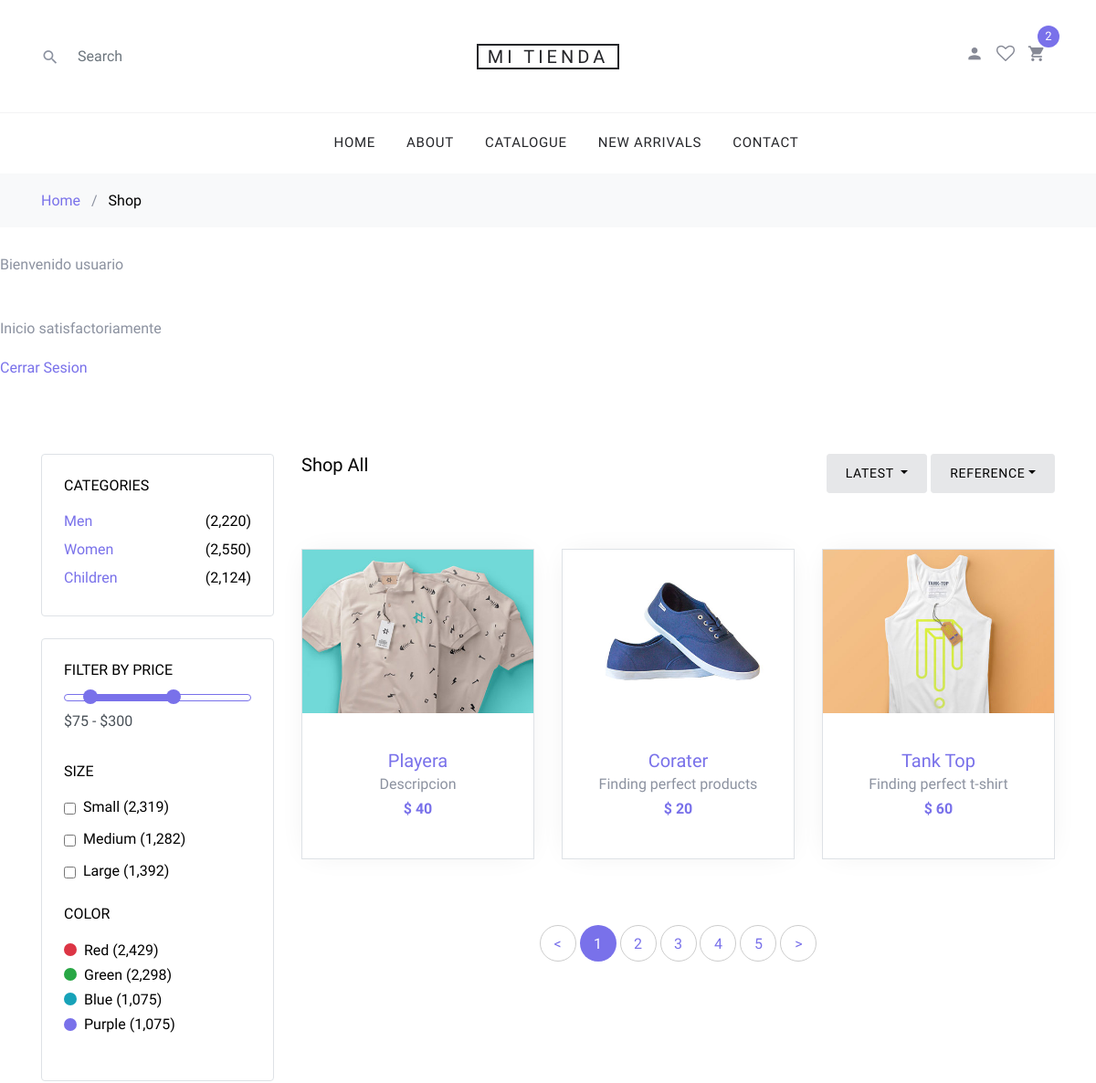
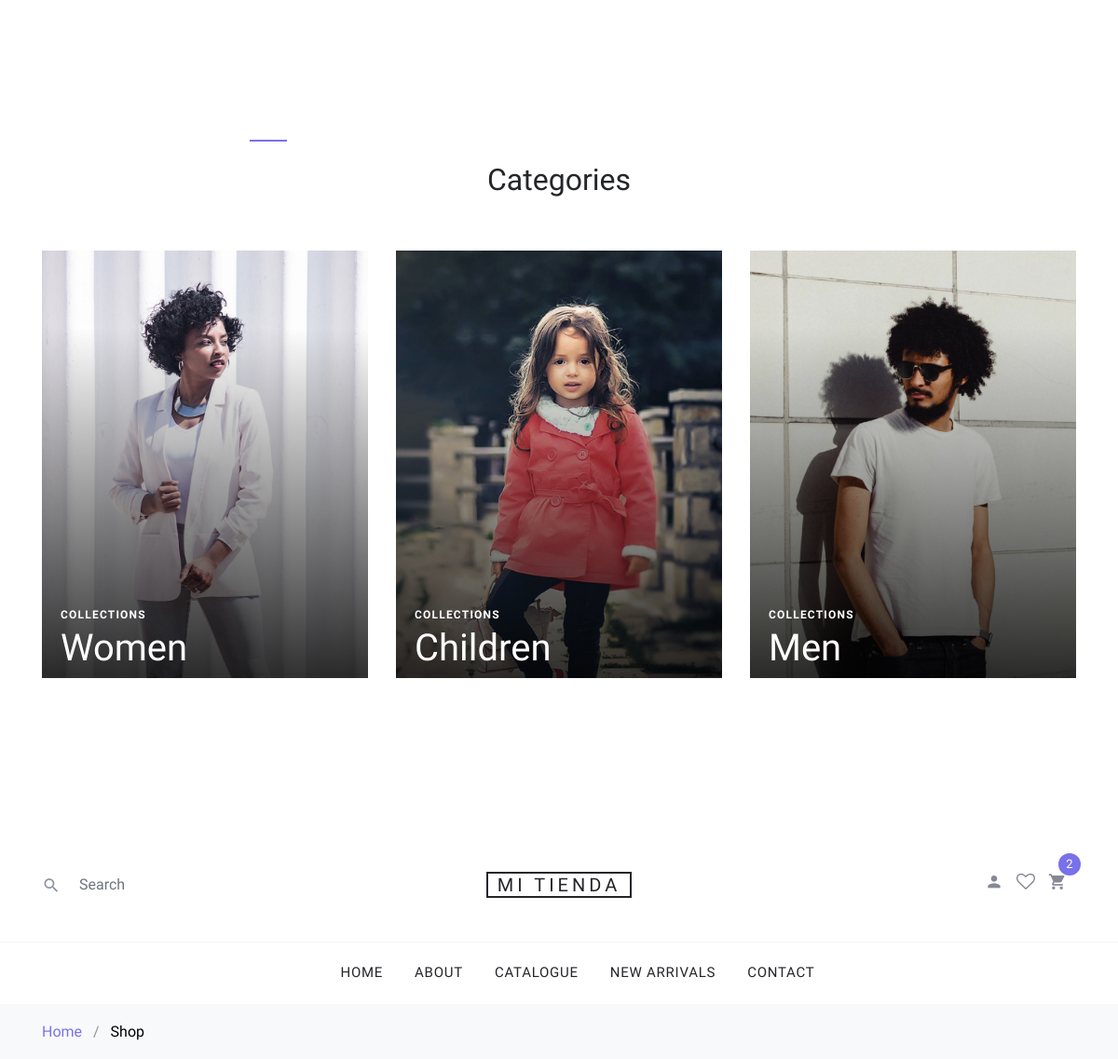
The page / on the database its author committed (2 pictures, top to bottom).
### tables this page shows
CREATE TABLE `productos` (
  `id` int(11) NOT NULL,
  `nombre` varchar(300) NOT NULL,
  `descripcion` text NOT NULL,
  `precio` double NOT NULL,
  `imagen` varchar(200) NOT NULL,
  `inventario` int(11) NOT NULL,
  `id_categoria` int(11) NOT NULL,
  `talla` varchar(100) NOT NULL,
  `color` varchar(100) NOT NULL
);

### index.php (the view, shortened to what this page needs)
<?php
require_once 'conexionPdo.php';
?>
<!DOCTYPE html>
<html lang="en">
<head>
  <link rel="stylesheet" href="fonts/icomoon/style.css">
  <link rel="stylesheet" href="css/bootstrap.min.css">
  <link rel="stylesheet" href="css/magnific-popup.css">
  <link rel="stylesheet" href="css/jquery-ui.css">
  <link rel="stylesheet" href="css/owl.carousel.min.css">
  <link rel="stylesheet" href="css/owl.theme.default.min.css">
  <link rel="stylesheet" href="css/aos.css">
  <link rel="stylesheet" href="css/style.css">
</head>
<body>
  <div class="site-wrap">
    <?php include("./layouts/header.php"); ?>
    <?php if (!empty($user)) : ?>
      <br>
      <p>Bienvenido usuario<?= $user['email'] ?></p>
      <br>
      <p>Inicio satisfactoriamente</p>
      <a href="logout.php">Cerrar Sesion</a>
    <?php else : ?>
      <h1>Inicie sesion o registrese</h1>
      <a href="/Carrito-De-Compras-master/php/login.php">Iniciar sesion</a>
      <a href="/Carrito-De-Compras-master/php/singup.php">Registrate</a>
    <?php endif; ?>
    <div class="site-section">
      <div class="container">
        <div class="row mb-5">
          <div class="col-md-9 order-2">
            <div class="row">
              <div class="col-md-12 mb-5">
                <div class="float-md-left mb-4">
                  <h2 class="text-black h5">Shop All</h2>
                </div>
                <div class="d-flex">
                  <div class="dropdown mr-1 ml-md-auto">
                    <button type="button" class="btn btn-secondary btn-sm dropdown-toggle" id="dropdownMenuOffset" data-toggle="dropdown" aria-haspopup="true" aria-expanded="false">
                      Latest
                    </button>
                  </div>
                  <div class="btn-group">
                    <button type="button" class="btn btn-secondary btn-sm dropdown-toggle" id="dropdownMenuReference" data-toggle="dropdown">Reference</button>
                  </div>
                </div>
              </div>
            </div>
            <div class="row mb-5">
              <?php
              include('./php/conexion.php');
              $resultado = $conexion->query("select * from productos order by id DESC limit 10") or die($conexion->error);
              while ($fila = mysqli_fetch_array($resultado)) {
              ?>
                <div class="col-sm-6 col-lg-4 mb-4" data-aos="fade-up">
                  <div class="block-4 text-center border">
                    <figure class="block-4-image">
                      <a href="shop-single.php?id=<?php echo $fila['id']; ?>">
                        <img src="images/<?php echo $fila['imagen']; ?>" alt="<?php echo $fila['nombre']; ?> " class="img-fluid"></a>
                    </figure>
                    <div class="block-4-text p-4">
                      <h3><a href="shop-single.php?id=<?php echo $fila['id']; ?>"><?php echo $fila['nombre']; ?></a></h3>
                      <p class="mb-0"><?php echo $fila['descripcion']; ?></p>
                      <p class="text-primary font-weight-bold"> $ <?php echo $fila['precio']; ?></p>
                    </div>
                  </div>
                </div>
              <?php } ?>
            </div>
            <div class="row" data-aos="fade-up">
              <div class="col-md-12 text-center">
                <div class="site-block-27">
                  <ul>
                    <li><a href="#">&lt;</a></li>
                    <li class="active"><span>1</span></li>
                    <li><a href="#">2</a></li>
                    <li><a href="#">3</a></li>
                    <li><a href="#">4</a></li>
                    <li><a href="#">5</a></li>
                    <li><a href="#">&gt;</a></li>
                  </ul>
                </div>
              </div>
            </div>
          </div>
          <div class="col-md-3 order-1 mb-5 mb-md-0">
            <div class="border p-4 rounded mb-4">
              <h3 class="mb-3 h6 text-uppercase text-black d-block">Categories</h3>
              <ul class="list-unstyled mb-0">
                <li class="mb-1"><a href="#" class="d-flex"><span>Men</span> <span class="text-black ml-auto">(2,220)</span></a></li>
                <li class="mb-1"><a href="#" class="d-flex"><span>Women</span> <span class="text-black ml-auto">(2,550)</span></a></li>
                <li class="mb-1"><a href="#" class="d-flex"><span>Children</span> <span class="text-black ml-auto">(2,124)</span></a></li>
              </ul>
            </div>
            <div class="border p-4 rounded mb-4">
              <div class="mb-4">
                <h3 class="mb-3 h6 text-uppercase text-black d-block">Filter by Price</h3>
                <div id="slider-range" class="border-primary"></div>
                <input type="text" name="text" id="amount" class="form-control border-0 pl-0 bg-white" disabled="" />
              </div>
              <div class="mb-4">
                <h3 class="mb-3 h6 text-uppercase text-black d-block">Size</h3>
                <label for="s_sm" class="d-flex">
                  <input type="checkbox" id="s_sm" class="mr-2 mt-1"> <span class="text-black">Small (2,319)</span>
                </label>
                <label for="s_md" class="d-flex">
                  <input type="checkbox" id="s_md" class="mr-2 mt-1"> <span class="text-black">Medium (1,282)</span>
                </label>
                <label for="s_lg" class="d-flex">
                  <input type="checkbox" id="s_lg" class="mr-2 mt-1"> <span class="text-black">Large (1,392)</span>
                </label>
              </div>
              <div class="mb-4">
                <h3 class="mb-3 h6 text-uppercase text-black d-block">Color</h3>
                <a href="#" class="d-flex color-item align-items-center">
                  <span class="bg-danger color d-inline-block rounded-circle mr-2"></span> <span class="text-black">Red (2,429)</span>
                </a>
                <a href="#" class="d-flex color-item align-items-center">
                  <span class="bg-success color d-inline-block rounded-circle mr-2"></span> <span class="text-black">Green (2,298)</span>
                </a>
                <a href="#" class="d-flex color-item align-items-center">
                  <span class="bg-info color d-inline-block rounded-circle mr-2"></span> <span class="text-black">Blue (1,075)</span>
                </a>
                <a href="#" class="d-flex color-item align-items-center">
                  <span class="bg-primary color d-inline-block rounded-circle mr-2"></span> <span class="text-black">Purple (1,075)</span>
                </a>
              </div>
            </div>
          </div>
        </div>
        <div class="row">
          <div class="col-md-12">
            <div class="site-section site-blocks-2">
              <div class="row justify-content-center text-center mb-5">
                <div class="col-md-7 site-section-heading pt-4">
                  <h2>Categories</h2>
                </div>
              </div>
              <div class="row">
                <div class="col-sm-6 col-md-6 col-lg-4 mb-4 mb-lg-0" data-aos="fade" data-aos-delay="">
                  <a class="block-2-item" href="#">
                    <figure class="image">
                      <img src="images/women.jpg" alt="" class="img-fluid">
                    </figure>
                    <div class="text">
                      <span class="text-uppercase">Collections</span>
                      <h3>Women</h3>
                    </div>
                  </a>
                </div>
                <div class="col-sm-6 col-md-6 col-lg-4 mb-5 mb-lg-0" data-aos="fade" data-aos-delay="100">
                  <a class="block-2-item" href="#">
                    <figure class="image">
                      <img src="images/children.jpg" alt="" class="img-fluid">
                    </figure>
                    <div class="text">
                      <span class="text-uppercase">Collections</span>
                      <h3>Children</h3>
                    </div>
                  </a>
                </div>
                <div class="col-sm-6 col-md-6 col-lg-4 mb-5 mb-lg-0" data-aos="fade" data-aos-delay="200">
                  <a class="block-2-item" href="#">
                    <figure class="image">
                      <img src="images/men.jpg" alt="" class="img-fluid">
                    </figure>
                    <div class="text">
                      <span class="text-uppercase">Collections</span>
                      <h3>Men</h3>
                    </div>
                  </a>
                </div>
              </div>
            </div>
          </div>
        </div>
      </div>
    </div>
    <?php include("./layouts/header.php"); ?>
  </div>
</body>
</html>

### layouts/header.php (shortened to what this page needs)
<header class="site-navbar" role="banner">
  <div class="site-navbar-top">
    <div class="container">
      <div class="row align-items-center">
        <div class="col-6 col-md-4 order-2 order-md-1 site-search-icon text-left">
          <form action="" class="site-block-top-search">
            <span class="icon icon-search2"></span>
            <input type="text" class="form-control border-0" placeholder="Search">
          </form>
        </div>
        <div class="col-12 mb-3 mb-md-0 col-md-4 order-1 order-md-2 text-center">
          <div class="site-logo">
            <a href="index.php" class="js-logo-clone">Mi Tienda</a>
          </div>
        </div>
        <div class="col-6 col-md-4 order-3 order-md-3 text-right">
          <div class="site-top-icons">
            <ul>
              <li><a href="/Carrito-De-Compras-master/php/login.php"><span class="icon icon-person"></span></a></li>
              <li><a href="#"><span class="icon icon-heart-o"></span></a></li>
              <li>
                <a href="cart.php" class="site-cart">
                  <span class="icon icon-shopping_cart"></span>
                  <span class="count">2</span>
                </a>
              </li>
            </ul>
          </div>
        </div>
      </div>
    </div>
  </div>
  <nav class="site-navigation text-right text-md-center" role="navigation">
    <div class="container">
      <ul class="site-menu js-clone-nav d-none d-md-block">
        <li>
          <a href="index.php">Home</a>
        </li>
        <li>
          <a href="about.php">About</a>
        </li>
        <li><a href="#">Catalogue</a></li>
        <li><a href="#">New Arrivals</a></li>
        <li><a href="contact.php">Contact</a></li>
      </ul>
    </div>
  </nav>
</header>
<div class="bg-light py-3">
  <div class="container">
    <div class="row">
      <div class="col-md-12 mb-0"><a href="index.php">Home</a> <span class="mx-2 mb-0">/</span>
        <strong class="text-black">Shop</strong>
      </div>
    </div>
  </div>
</div>

### rows shown on the page
productos: imagen (picture), nombre "Playera", descripcion "Descripcion", precio "40"
productos: imagen (picture), nombre "Corater", descripcion "Finding perfect products", precio "20"
productos: imagen (picture), nombre "Tank Top", descripcion "Finding perfect t-shirt", precio "60"
